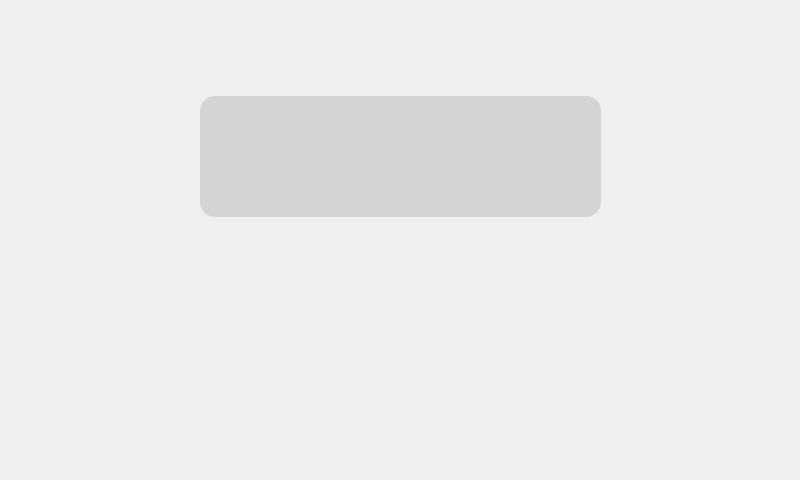
<?xml version="1.0" encoding="UTF-8"?>
<ui version="4.0">
 <class>command</class>
 <widget class="QWidget" name="command">
  <property name="geometry">
   <rect>
    <x>0</x>
    <y>0</y>
    <width>800</width>
    <height>480</height>
   </rect>
  </property>
  <property name="windowTitle">
   <string>Form</string>
  </property>
  <widget class="QLabel" name="lytCmmnd">
   <property name="geometry">
    <rect>
     <x>-4</x>
     <y>0</y>
     <width>811</width>
     <height>481</height>
    </rect>
   </property>
   <property name="styleSheet">
    <string notr="true">#lytCmmnd
{
background-color: trasparent;
background: none;
border: none;
background-repeat: none;
border-image: url(:/lytCmmnd.png);
}</string>
   </property>
   <property name="text">
    <string/>
   </property>
  </widget>
  <widget class="QPushButton" name="mbstRlifBtn">
   <property name="geometry">
    <rect>
     <x>11</x>
     <y>52</y>
     <width>148</width>
     <height>93</height>
    </rect>
   </property>
   <property name="styleSheet">
    <string notr="true">#mbstRlifBtn
{
background-color: trasparent;
background: none;
border: none;
background-repeat: none;
border-image: url(:/mbstRlifBtn.png);
}</string>
   </property>
   <property name="text">
    <string/>
   </property>
  </widget>
  <widget class="QPushButton" name="mbnRlifBtn">
   <property name="geometry">
    <rect>
     <x>11</x>
     <y>158</y>
     <width>148</width>
     <height>93</height>
    </rect>
   </property>
   <property name="styleSheet">
    <string notr="true">#mbnRlifBtn
{
background-color: trasparent;
background: none;
border: none;
background-repeat: none;
border-image: url(:/mbnRlifBtn.png);
}</string>
   </property>
   <property name="text">
    <string/>
   </property>
  </widget>
  <widget class="QPushButton" name="lvlingRlifBtn">
   <property name="geometry">
    <rect>
     <x>11</x>
     <y>265</y>
     <width>148</width>
     <height>93</height>
    </rect>
   </property>
   <property name="styleSheet">
    <string notr="true">#lvlingRlifBtn
{
background-color: trasparent;
background: none;
border: none;
background-repeat: none;
border-image: url(:/lvlingRlifBtn.png);
}</string>
   </property>
   <property name="text">
    <string/>
   </property>
  </widget>
  <widget class="QPushButton" name="nrmlRlifModBtn">
   <property name="geometry">
    <rect>
     <x>11</x>
     <y>371</y>
     <width>148</width>
     <height>93</height>
    </rect>
   </property>
   <property name="styleSheet">
    <string notr="true">#nrmlRlifModBtn
{
background-color: trasparent;
background: none;
border: none;
background-repeat: none;
border-image: url(:/nrmlRlifModBtn.png);
}</string>
   </property>
   <property name="text">
    <string/>
   </property>
  </widget>
  <widget class="QPushButton" name="ctrlSysOnBtn">
   <property name="geometry">
    <rect>
     <x>172</x>
     <y>371</y>
     <width>148</width>
     <height>93</height>
    </rect>
   </property>
   <property name="styleSheet">
    <string notr="true">#ctrlSysOnBtn
{
background-color: trasparent;
background: none;
border: none;
background-repeat: none;
border-image: url(:/ctrlSysOnBtn.png);
}</string>
   </property>
   <property name="text">
    <string/>
   </property>
  </widget>
  <widget class="QPushButton" name="stopBtn">
   <property name="geometry">
    <rect>
     <x>328</x>
     <y>371</y>
     <width>148</width>
     <height>93</height>
    </rect>
   </property>
   <property name="styleSheet">
    <string notr="true">#stopBtn
{
background-color: trasparent;
background: none;
border: none;
background-repeat: none;
border-image: url(:/stopBtn.png);
}</string>
   </property>
   <property name="text">
    <string/>
   </property>
  </widget>
  <widget class="QPushButton" name="emergModBtn">
   <property name="geometry">
    <rect>
     <x>483</x>
     <y>371</y>
     <width>148</width>
     <height>93</height>
    </rect>
   </property>
   <property name="styleSheet">
    <string notr="true">#emergModBtn
{
background-color: trasparent;
background: none;
border: none;
background-repeat: none;
border-image: url(:/emergModeBtn.png);
}</string>
   </property>
   <property name="text">
    <string/>
   </property>
  </widget>
  <widget class="QPushButton" name="lvlingStupBtn">
   <property name="geometry">
    <rect>
     <x>643</x>
     <y>265</y>
     <width>148</width>
     <height>93</height>
    </rect>
   </property>
   <property name="styleSheet">
    <string notr="true">#lvlingStupBtn
{
background-color: trasparent;
background: none;
border: none;
background-repeat: none;
border-image: url(:/lvlingStupBtn.png);
}</string>
   </property>
   <property name="text">
    <string/>
   </property>
  </widget>
  <widget class="QPushButton" name="mbnStupBtn">
   <property name="geometry">
    <rect>
     <x>643</x>
     <y>158</y>
     <width>148</width>
     <height>93</height>
    </rect>
   </property>
   <property name="styleSheet">
    <string notr="true">#mbnStupBtn
{
background-color: trasparent;
background: none;
border: none;
background-repeat: none;
border-image: url(:/mbnStupBtn.png);
}</string>
   </property>
   <property name="text">
    <string/>
   </property>
  </widget>
  <widget class="QPushButton" name="mbstStupBtn">
   <property name="geometry">
    <rect>
     <x>643</x>
     <y>52</y>
     <width>148</width>
     <height>93</height>
    </rect>
   </property>
   <property name="styleSheet">
    <string notr="true">#mbstStupBtn
{
background-color: trasparent;
background: none;
border: none;
background-repeat: none;
border-image: url(:/mbstStupBtn.png);
}</string>
   </property>
   <property name="text">
    <string/>
   </property>
  </widget>
  <widget class="QPushButton" name="srvicsBtn">
   <property name="geometry">
    <rect>
     <x>197</x>
     <y>239</y>
     <width>163</width>
     <height>105</height>
    </rect>
   </property>
   <property name="styleSheet">
    <string notr="true">#srvicsBtn
{
background-color: trasparent;
background: none;
border: none;
background-repeat: none;
border-image: url(:/srvicsBtn.png);
}</string>
   </property>
   <property name="text">
    <string/>
   </property>
  </widget>
  <widget class="QPushButton" name="bckCmmndBtn">
   <property name="geometry">
    <rect>
     <x>444</x>
     <y>239</y>
     <width>163</width>
     <height>105</height>
    </rect>
   </property>
   <property name="styleSheet">
    <string notr="true">#bckCmmndBtn
{
background-color: trasparent;
background: none;
border: none;
background-repeat: none;
border-image: url(:/bckCmmndBtn.png);
}</string>
   </property>
   <property name="text">
    <string/>
   </property>
  </widget>
  <widget class="QPushButton" name="nrmlStupModBtn">
   <property name="geometry">
    <rect>
     <x>643</x>
     <y>371</y>
     <width>148</width>
     <height>93</height>
    </rect>
   </property>
   <property name="styleSheet">
    <string notr="true">#nrmlStupModBtn
{
background-color: trasparent;
background: none;
border: none;
background-repeat: none;
border-image: url(:/nrmlStupModBtn.png);
}</string>
   </property>
   <property name="text">
    <string/>
   </property>
  </widget>
  <widget class="QTextEdit" name="textEdit">
   <property name="geometry">
    <rect>
     <x>200</x>
     <y>96</y>
     <width>401</width>
     <height>121</height>
    </rect>
   </property>
   <property name="font">
    <font>
     <family>Cambria</family>
     <pointsize>8</pointsize>
     <weight>75</weight>
     <bold>true</bold>
    </font>
   </property>
   <property name="styleSheet">
    <string notr="true">#textEdit
{
	background-color :rgb(211, 212, 213);
	border-radius: 15px ;
}
</string>
   </property>
   <property name="frameShape">
    <enum>QFrame::StyledPanel</enum>
   </property>
   <property name="frameShadow">
    <enum>QFrame::Sunken</enum>
   </property>
   <property name="verticalScrollBarPolicy">
    <enum>Qt::ScrollBarAlwaysOff</enum>
   </property>
   <property name="horizontalScrollBarPolicy">
    <enum>Qt::ScrollBarAlwaysOff</enum>
   </property>
   <property name="readOnly">
    <bool>true</bool>
   </property>
   <property name="html">
    <string>&lt;!DOCTYPE HTML PUBLIC &quot;-//W3C//DTD HTML 4.0//EN&quot; &quot;http://www.w3.org/TR/REC-html40/strict.dtd&quot;&gt;
&lt;html&gt;&lt;head&gt;&lt;meta name=&quot;qrichtext&quot; content=&quot;1&quot; /&gt;&lt;style type=&quot;text/css&quot;&gt;
p, li { white-space: pre-wrap; }
&lt;/style&gt;&lt;/head&gt;&lt;body style=&quot; font-family:'Cambria'; font-size:8pt; font-weight:600; font-style:normal;&quot;&gt;
&lt;p style=&quot; margin-top:12px; margin-bottom:12px; margin-left:0px; margin-right:0px; -qt-block-indent:0; text-indent:0px;&quot;&gt;&lt;span style=&quot; font-family:'MS Shell Dlg 2'; font-size:7.8pt; font-weight:400;&quot;&gt;&lt;br /&gt;&lt;/span&gt;&lt;/p&gt;&lt;/body&gt;&lt;/html&gt;</string>
   </property>
  </widget>
 </widget>
 <resources/>
 <connections/>
</ui>
